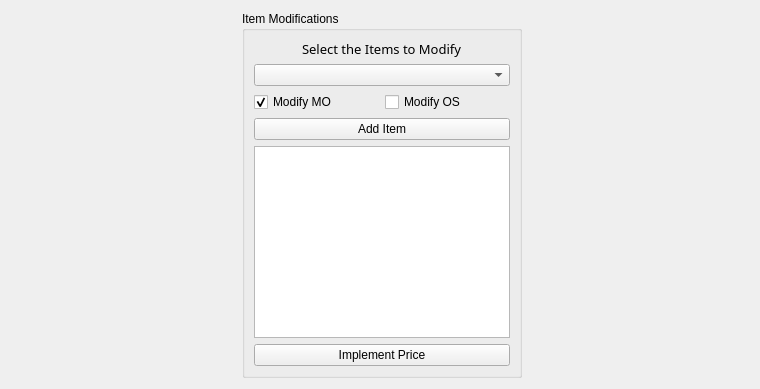
          <widget class="QWidget" name="tab_6">
           <attribute name="title">
            <string>Item Modifications</string>
           </attribute>
           <layout class="QGridLayout" name="gridLayout_15">
            <item row="0" column="0">
             <spacer name="horizontalSpacer_15">
              <property name="orientation">
               <enum>Qt::Horizontal</enum>
              </property>
              <property name="sizeHint" stdset="0">
               <size>
                <width>231</width>
                <height>20</height>
               </size>
              </property>
             </spacer>
            </item>
            <item row="0" column="1" rowspan="2">
             <widget class="QGroupBox" name="itemsModification_2">
              <property name="sizePolicy">
               <sizepolicy hsizetype="Expanding" vsizetype="Expanding">
                <horstretch>0</horstretch>
                <verstretch>0</verstretch>
               </sizepolicy>
              </property>
              <property name="title">
               <string>Item Modifications</string>
              </property>
              <layout class="QGridLayout" name="gridLayout_14">
               <item row="6" column="0" colspan="2">
                <widget class="QPushButton" name="priceImpIt">
                 <property name="text">
                  <string>Implement Price</string>
                 </property>
                </widget>
               </item>
               <item row="1" column="0" colspan="2">
                <widget class="QComboBox" name="itemsList_2">
                 <property name="sizePolicy">
                  <sizepolicy hsizetype="Expanding" vsizetype="Fixed">
                   <horstretch>0</horstretch>
                   <verstretch>0</verstretch>
                  </sizepolicy>
                 </property>
                 <property name="modelColumn">
                  <number>0</number>
                 </property>
                </widget>
               </item>
               <item row="5" column="0" colspan="2">
                <widget class="QTextEdit" name="addedItems_2"/>
               </item>
               <item row="0" column="0" colspan="2" alignment="Qt::AlignHCenter">
                <widget class="QLabel" name="labelItems_2">
                 <property name="font">
                  <font>
                   <family>Yu Gothic</family>
                   <pointsize>10</pointsize>
                  </font>
                 </property>
                 <property name="text">
                  <string>Select the Items to Modify</string>
                 </property>
                </widget>
               </item>
               <item row="3" column="0" colspan="2">
                <widget class="QPushButton" name="addItem_2">
                 <property name="sizePolicy">
                  <sizepolicy hsizetype="Minimum" vsizetype="Fixed">
                   <horstretch>0</horstretch>
                   <verstretch>0</verstretch>
                  </sizepolicy>
                 </property>
                 <property name="text">
                  <string>Add Item</string>
                 </property>
                </widget>
               </item>
               <item row="2" column="0">
                <widget class="QCheckBox" name="modMO1">
                 <property name="text">
                  <string>Modify MO</string>
                 </property>
                 <property name="checked">
                  <bool>true</bool>
                 </property>
                </widget>
               </item>
               <item row="2" column="1">
                <widget class="QCheckBox" name="modSO1">
                 <property name="text">
                  <string>Modify OS</string>
                 </property>
                </widget>
               </item>
              </layout>
             </widget>
            </item>
            <item row="0" column="2">
             <spacer name="horizontalSpacer_16">
              <property name="orientation">
               <enum>Qt::Horizontal</enum>
              </property>
              <property name="sizeHint" stdset="0">
               <size>
                <width>227</width>
                <height>20</height>
               </size>
              </property>
             </spacer>
            </item>
           </layout>
          </widget>
